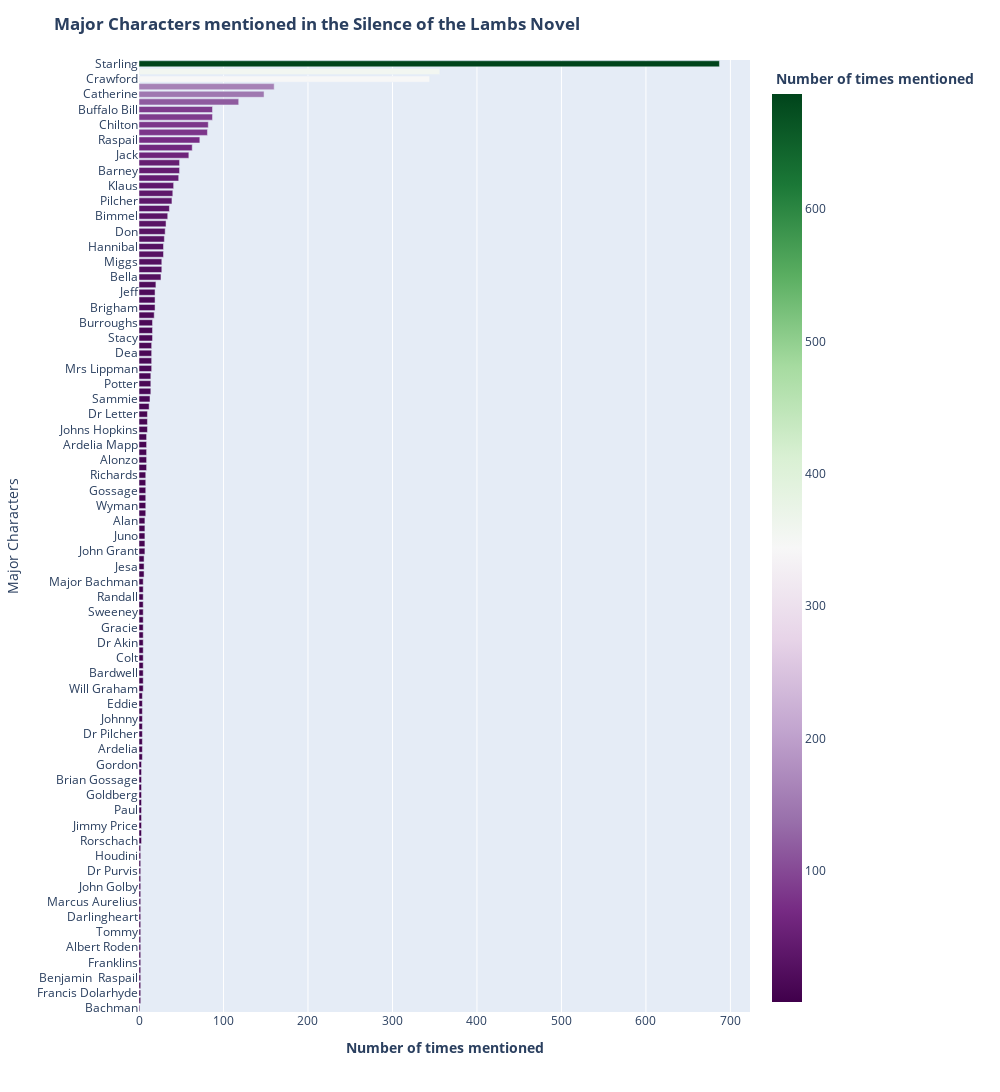

Write notebook code for a chart like this one.
### Markdown cell above
### - Entity Extraction and Visualization -- Person, GPE - Geopolitical locations, Time Ocuurences

### Code cell
plt.plot_entitycount(count_xters, 'Major Characters', px.colors.diverging.PRGn)

### Figure 1 — Plotly figure (JSON) as saved in the notebook; plotly's stock layout.template omitted (floating-point values rounded to 4 significant figures; data arrays with more than 128 entries replaced by an {"elided": "..."} marker saying what was removed)
{"data": [{"alignmentgroup": "True", "customdata": {"elided": "125x2 mixed values"}, "hovertemplate": "<b> Number of times mentioned <b>=%{marker.color}<br>Major Characters=%{customdata[0]}<extra></extra>", "legendgroup": "", "marker": {"color": [1, 2, 2, 2, 2, 2, 2, 2, 2, 2, 2, 2, 2, 2, 2, 2, 2, 2, 2, 2, 2, 2, 3, 3, 3, 3, 3, 3, 3, 3, 3, 3, 3, 4, 4, 4, 4, 4, 4, 4, 4, 4, 5, 5, 5, 5, 5, 5, 5, 5, 5, 5, 5, 5, 5, 5, 5, 6, 6, 6, 7, 7, 7, 7, 7, 8, 8, 8, 8, 8, 8, 9, 9, 9, 9, 9, 10, 10, 10, 12, 13, 14, 14, 14, 15, 15, 15, 15, 16, 16, 16, 18, 19, 19, 19, 20, 26, 27, 27, 29, 29, 30, 31, 32, 34, 36, 39, 40, 41, 47, 48, 48, 59, 63, 72, 81, 82, 87, 87, 118, 148, 160, 344, 356, 687], "coloraxis": "coloraxis"}, "name": "", "offsetgroup": "", "orientation": "h", "showlegend": false, "textposition": "auto", "type": "bar", "x": [1, 2, 2, 2, 2, 2, 2, 2, 2, 2, 2, 2, 2, 2, 2, 2, 2, 2, 2, 2, 2, 2, 3, 3, 3, 3, 3, 3, 3, 3, 3, 3, 3, 4, 4, 4, 4, 4, 4, 4, 4, 4, 5, 5, 5, 5, 5, 5, 5, 5, 5, 5, 5, 5, 5, 5, 5, 6, 6, 6, 7, 7, 7, 7, 7, 8, 8, 8, 8, 8, 8, 9, 9, 9, 9, 9, 10, 10, 10, 12, 13, 14, 14, 14, 15, 15, 15, 15, 16, 16, 16, 18, 19, 19, 19, 20, 26, 27, 27, 29, 29, 30, 31, 32, 34, 36, 39, 40, 41, 47, 48, 48, 59, 63, 72, 81, 82, 87, 87, 118, 148, 160, 344, 356, 687], "xaxis": "x", "y": ["Bachman", "Mmpi", "Francis Dolarhyde", "Wm", "Benjamin  Raspail", "Truman", "Franklins", "Noble Pilcher", "Albert Roden", "Lear", "Tommy", "Rio", "Darlingheart", "Danielson", "Marcus Aurelius", "Howard", "John Golby", "Lloyd Wyman", "Dr Purvis", "Mrs Bimmel", "Houdini", "Titian", "Rorschach", "Harry", "Jimmy Price", "Pilch", "Paul", "Glenn Gould", "Goldberg", "Golby", "Brian Gossage", "Phyllis", "Gordon", "John Brigham", "Ardelia", "Jonetta Johnson", "Dr Pilcher", "Hannah", "Johnny", "Lippman", "Eddie", "Murray", "Will Graham", "Everett Yow", "Bardwell", "Wpik", "Colt", "Bobby", "Dr Akin", "Ruth Martin", "Gracie", "Jerry", "Sweeney", "Sarge", "Randall", "Claxton", "Major Bachman", "Skip", "Jesa", "Benjamin Raspail", "John Grant", "Mrs Burdine", "Juno", "Frederick Chilton", "Alan", "Pam", "Wyman", "Peterson", "Gossage", "Mace", "Richards", "Mr Hide", "Alonzo", "Alan Bloom", "Ardelia Mapp", "John", "Johns Hopkins", "Jacobs", "Dr Letter", "Jame", "Sammie", "Bloom", "Potter", "Jesus", "Mrs Lippman", "Yow", "Dea", "Valentine", "Stacy", "Dr Danielson", "Burroughs", "Mr Yow", "Brigham", "Jame Gumb", "Jeff", "Lamar", "Bella", "Boyle", "Miggs", "Krendler", "Hannibal", "Roden", "Don", "Kimberly", "Bimmel", "Bill", "Pilcher", "Mapp", "Klaus", "Dr Chilton", "Barney", "Tate", "Jack", "Pembry", "Raspail", "Fredrica", "Chilton", "Gumb", "Buffalo Bill", "Clarice", "Catherine", "Martin", "Crawford", "Lecter", "Starling"], "yaxis": "y"}], "layout": {"barmode": "relative", "coloraxis": {"colorbar": {"title": {"text": "<b> Number of times mentioned <b>"}}, "colorscale": [[0, "rgb(64,0,75)"], [0.1, "rgb(118,42,131)"], [0.2, "rgb(153,112,171)"], [0.3, "rgb(194,165,207)"], [0.4, "rgb(231,212,232)"], [0.5, "rgb(247,247,247)"], [0.6, "rgb(217,240,211)"], [0.7, "rgb(166,219,160)"], [0.8, "rgb(90,174,97)"], [0.9, "rgb(27,120,55)"], [1, "rgb(0,68,27)"]]}, "height": 2000, "legend": {"tracegroupgap": 0}, "margin": {"t": 60}, "title": {"text": "<b> Major Characters mentioned in the Silence of the Lambs Novel <b>"}, "width": 1000, "xaxis": {"anchor": "y", "domain": [0, 1], "title": {"text": "<b> Number of times mentioned <b>"}}, "yaxis": {"anchor": "x", "domain": [0, 1], "title": {"text": "Major Characters"}}}}
